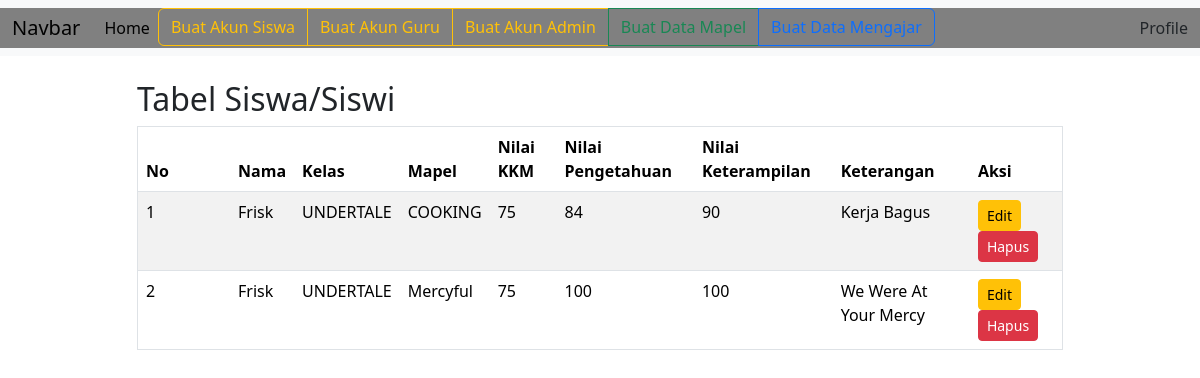
Page /tabel/nilai_siswa.php?siswa_id=1 (signed in) on the committed database.
### tables this page shows
CREATE TABLE `nilai_rapor` (
  `id` int(11) NOT NULL,
  `siswa_id` int(11) NOT NULL,
  `mapel_id` int(11) NOT NULL,
  `nilai_kkm` int(100) NOT NULL,
  `nilai_pengetahuan` int(100) NOT NULL,
  `nilai_keterampilan` int(100) NOT NULL,
  `keterangan` varchar(255) NOT NULL
);

CREATE TABLE `siswa` (
  `id` int(11) NOT NULL,
  `nis` int(11) NOT NULL,
  `nama` varchar(255) NOT NULL,
  `kelas` varchar(255) NOT NULL,
  `jenis_kelamin` set('Laki-Laki','Perempuan') NOT NULL,
  `user_id` int(11) NOT NULL
);

### tabel/nilai_siswa.php (the view, shortened to what this page needs)
<?php
include("../header.php");
$id = $_GET['siswa_id'];
$o = 1;
$sqlrapor = mysqli_fetch_all(mysqli_query($konek, "SELECT *, COALESCE (nilai_rapor.id) AS rapor_id, COALESCE (siswa.id) AS siswa_id, COALESCE (mapel.id) AS mapel_id, COALESCE (siswa.nama) AS nama, COALESCE (mapel.nama) AS nama_mapel FROM nilai_rapor LEFT JOIN siswa ON nilai_rapor.siswa_id = siswa.id LEFT JOIN mapel ON nilai_rapor.mapel_id = mapel.id WHERE nilai_rapor.siswa_id = $id"), MYSQLI_ASSOC);
?>
    <body>
        <div class="container my-4">
            <div class="row justify-content-center">
                <div class="col-md-10">
                    <h2>Tabel Siswa/Siswi</h2>
                    <table id="tabelUser" class="table table-striped table-hover border">
                        <thead>
                            <tr>
                                <th scope="col" style="width: 10%;">No</th>
                                <th scope="col">Nama</th>
                                <th scope="col">Kelas</th>
                                <th scope="col">Mapel</th>
                                <th scope="col">Nilai KKM</th>
                                <th scope="col">Nilai Pengetahuan</th>
                                <th scope="col">Nilai Keterampilan</th>
                                <th scope="col">Keterangan</th>
                                <th scope="col">Aksi</th>
                            </tr>
                         </thead>
                         <tbody>
                            <?php if (count($sqlrapor) > 0): ?>
                                <?php foreach($sqlrapor as $i): ?>
                                    <tr>
                                        <td><?= $o++; ?></td>
                                        <td><?= $i['nama']; ?></td>
                                        <td><?= $i['kelas']; ?></td>
                                        <td><?= $i['nama_mapel']; ?></td>
                                        <td><?= $i['nilai_kkm']; ?></td>
                                        <td><?= $i['nilai_pengetahuan']; ?></td>
                                        <td><?= $i['nilai_keterampilan']; ?></td>
                                        <td><?= $i['keterangan']; ?></td>
                                        <td>
                                            <a href="../form_manip/rapor_edit.php?id=<?= $i['rapor_id'] ?>&&mapel=<?= $i['nama_mapel'] ?>&&siswa=<?= $i['nama'] ?>&&kkm=<?= $i['nilai_kkm'] ?>&&pengetahuan=<?= $i['nilai_pengetahuan'] ?>&&keterampilan=<?= $i['nilai_keterampilan'] ?>&&keterangan=<?= $i['keterangan']?>" class="btn btn-warning btn-sm">Edit</a>
                                            <a href="../aksi/rapor/hapus.php?id=<?= $i['rapor_id'] ?>" onclick="return confirm('Apakah anda yakin ingin menghapus data ini?')" class="btn btn-danger btn-sm">Hapus</a>
                                        </td>
                                    </tr>
                                <?php endforeach; ?>
                            <?php else: ?>
                                <tr>
                                    <td colspan="9">Data Belum Di Isi</td>
                                </tr>
                            <?php endif; ?>
                        </tbody>
                    </table>
                </div>
            </div>
        </div>
    </body>
</html>

### rows in the picture
nilai_rapor: nama "Frisk", siswa.kelas "UNDERTALE", nama_mapel "COOKING", nilai_kkm "75", nilai_pengetahuan "84", nilai_keterampilan "90", keterangan "Kerja Bagus"
nilai_rapor: nama "Frisk", siswa.kelas "UNDERTALE", nama_mapel "Mercyful", nilai_kkm "75", nilai_pengetahuan "100", nilai_keterampilan "100", keterangan "We Were At Your Mercy"
